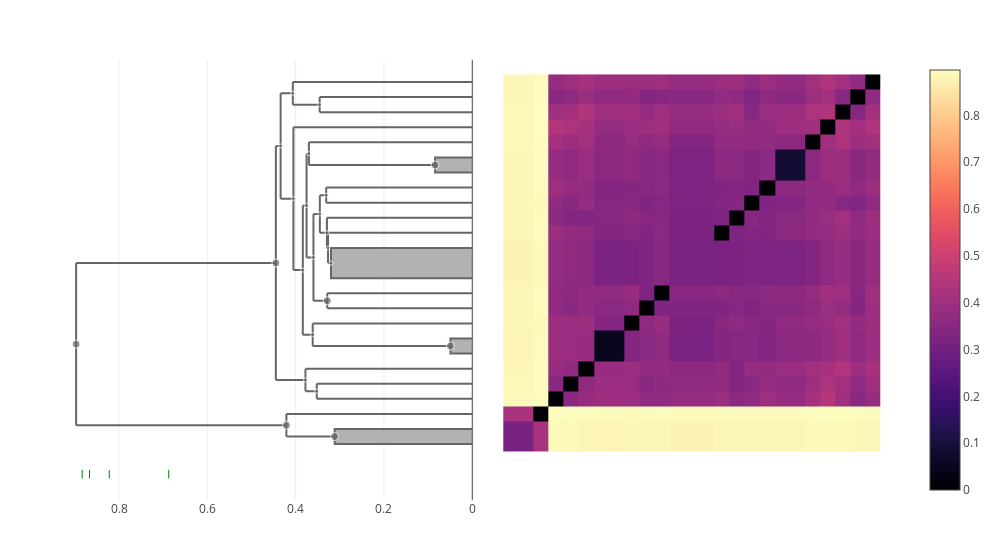

This figure's notebook cell:
### Markdown cell above
### harveyi

### Code cell
let taxon = "harveyi"
    trees[taxon] = cluster_annotate(cdata, taxon)
    plot(clustermap(cdata, trees[taxon]))
end

### Figure 1 — Plotly figure (JSON) as saved in the notebook; plotly's stock layout.template omitted (floating-point values rounded to 4 significant figures; data arrays with more than 128 entries replaced by an {"elided": "..."} marker saying what was removed)
{"data": [{"colorscale": {"elided": "256x2 mixed values"}, "type": "heatmap", "x": [0.5, 2.5, 3.5, 4.5, 5.5, 6.5, 8.5, 9.5, 10.5, 11.5, 14.5, 15.5, 16.5, 17.5, 18.5, 20.5, 21.5, 22.5, 23.5, 24.5, 25.5], "y": [0.5, 2.5, 3.5, 4.5, 5.5, 6.5, 8.5, 9.5, 10.5, 11.5, 14.5, 15.5, 16.5, 17.5, 18.5, 20.5, 21.5, 22.5, 23.5, 24.5, 25.5], "z": {"elided": "20x20 float values"}}, {"hoverinfo": "skip", "line": {"color": "#666666"}, "mode": "lines", "showlegend": false, "type": "scatter", "x": [0.3838, 0.3838, null, 0.3838, 0.3613, null, 0.3838, 0.3752, null], "xaxis": "x2", "y": [8.25, 16.81, null, 8.25, 8.25, null, 16.81, 16.81, null], "yaxis": "y"}, {"hoverinfo": "skip", "line": {"color": "#666666"}, "mode": "lines", "showlegend": false, "type": "scatter", "x": [0.421, 0.421, null, 0.421, 0.3115, null, 0.421, 0, null], "xaxis": "x2", "y": [1.5, 3, null, 1.5, 1.5, null, 3, 3, null], "yaxis": "y"}, {"fill": "toself", "hoverinfo": "skip", "line": {"color": "#666666"}, "mode": "lines", "showlegend": false, "type": "scatter", "x": [0, 0.0842, 0.0842, 0], "xaxis": "x2", "y": [19, 19, 20, 20], "yaxis": "y"}, {"hoverinfo": "skip", "line": {"color": "#666666"}, "mode": "lines", "showlegend": false, "type": "scatter", "x": [0.3456, 0.3456, null, 0.3456, 0, null, 0.3456, 0, null], "xaxis": "x2", "y": [23, 24, null, 23, 23, null, 24, 24, null], "yaxis": "y"}, {"hoverinfo": "skip", "line": {"color": "#666666"}, "mode": "lines", "showlegend": false, "type": "scatter", "x": [0.3452, 0.3452, null, 0.3452, 0.3292, null, 0.3452, 0.3308, null], "xaxis": "x2", "y": [15, 17.5, null, 15, 15, null, 17.5, 17.5, null], "yaxis": "y"}, {"hoverinfo": "skip", "line": {"color": "#666666"}, "mode": "lines", "showlegend": false, "type": "scatter", "x": [0.3778, 0.3778, null, 0.3778, 0.3522, null, 0.3778, 0, null], "xaxis": "x2", "y": [4.5, 6, null, 4.5, 4.5, null, 6, 6, null], "yaxis": "y"}, {"hoverinfo": "skip", "line": {"color": "#666666"}, "mode": "lines", "showlegend": false, "type": "scatter", "x": [0.3613, 0.3613, null, 0.3613, 0.04942, null, 0.3613, 0, null], "xaxis": "x2", "y": [7.5, 9, null, 7.5, 7.5, null, 9, 9, null], "yaxis": "y"}, {"hoverinfo": "skip", "line": {"color": "#666666"}, "mode": "lines", "showlegend": false, "type": "scatter", "x": [0.3266, 0.3266, null, 0.3266, 0.3199, null, 0.3266, 0, null], "xaxis": "x2", "y": [13, 15, null, 13, 13, null, 15, 15, null], "yaxis": "y"}, {"hoverinfo": "skip", "line": {"color": "#666666"}, "mode": "lines", "showlegend": false, "type": "scatter", "x": [0.3597, 0.3597, null, 0.3597, 0.3284, null, 0.3597, 0.3452, null], "xaxis": "x2", "y": [10.5, 16.25, null, 10.5, 10.5, null, 16.25, 16.25, null], "yaxis": "y"}, {"fill": "toself", "hoverinfo": "skip", "line": {"color": "#666666"}, "mode": "lines", "showlegend": false, "type": "scatter", "x": [0, 0.3199, 0.3199, 0], "xaxis": "x2", "y": [12, 12, 14, 14], "yaxis": "y"}, {"hoverinfo": "skip", "line": {"color": "#666666"}, "mode": "lines", "showlegend": false, "type": "scatter", "x": [0.434, 0.434, null, 0.434, 0.405, null, 0.434, 0.4064, null], "xaxis": "x2", "y": [17.27, 24.25, null, 17.27, 17.27, null, 24.25, 24.25, null], "yaxis": "y"}, {"hoverinfo": "skip", "line": {"color": "#666666"}, "mode": "lines", "showlegend": false, "type": "scatter", "x": [0.4064, 0.4064, null, 0.4064, 0.3456, null, 0.4064, 0, null], "xaxis": "x2", "y": [23.5, 25, null, 23.5, 23.5, null, 25, 25, null], "yaxis": "y"}, {"hoverinfo": "skip", "line": {"color": "#666666"}, "mode": "lines", "showlegend": false, "type": "scatter", "x": [0.37, 0.37, null, 0.37, 0.0842, null, 0.37, 0, null], "xaxis": "x2", "y": [19.5, 21, null, 19.5, 19.5, null, 21, 21, null], "yaxis": "y"}, {"hoverinfo": "skip", "line": {"color": "#666666"}, "mode": "lines", "showlegend": false, "type": "scatter", "x": [0.3292, 0.3292, null, 0.3292, 0.3266, null, 0.3292, 0, null], "xaxis": "x2", "y": [14, 16, null, 14, 14, null, 16, 16, null], "yaxis": "y"}, {"hoverinfo": "skip", "line": {"color": "#666666"}, "mode": "lines", "showlegend": false, "type": "scatter", "x": [0.8971, 0.8971, null, 0.8971, 0.421, null, 0.8971, 0.4448, null], "xaxis": "x2", "y": [2.25, 13.0, null, 2.25, 2.25, null, 13.0, 13.0, null], "yaxis": "y"}, {"hoverinfo": "skip", "line": {"color": "#666666"}, "mode": "lines", "showlegend": false, "type": "scatter", "x": [0.3308, 0.3308, null, 0.3308, 0, null, 0.3308, 0, null], "xaxis": "x2", "y": [17, 18, null, 17, 17, null, 18, 18, null], "yaxis": "y"}, {"hoverinfo": "skip", "line": {"color": "#666666"}, "mode": "lines", "showlegend": false, "type": "scatter", "x": [0.3752, 0.3752, null, 0.3752, 0.3597, null, 0.3752, 0.37, null], "xaxis": "x2", "y": [13.38, 20.25, null, 13.38, 13.38, null, 20.25, 20.25, null], "yaxis": "y"}, {"fill": "toself", "hoverinfo": "skip", "line": {"color": "#666666"}, "mode": "lines", "showlegend": false, "type": "scatter", "x": [0, 0.04942, 0.04942, 0], "xaxis": "x2", "y": [7, 7, 8, 8], "yaxis": "y"}, {"hoverinfo": "skip", "line": {"color": "#666666"}, "mode": "lines", "showlegend": false, "type": "scatter", "x": [0.405, 0.405, null, 0.405, 0.3838, null, 0.405, 0, null], "xaxis": "x2", "y": [12.53, 22, null, 12.53, 12.53, null, 22, 22, null], "yaxis": "y"}, {"hoverinfo": "skip", "line": {"color": "#666666"}, "mode": "lines", "showlegend": false, "type": "scatter", "x": [0.3284, 0.3284, null, 0.3284, 0, null, 0.3284, 0, null], "xaxis": "x2", "y": [10, 11, null, 10, 10, null, 11, 11, null], "yaxis": "y"}, {"hoverinfo": "skip", "line": {"color": "#666666"}, "mode": "lines", "showlegend": false, "type": "scatter", "x": [0.3522, 0.3522, null, 0.3522, 0, null, 0.3522, 0, null], "xaxis": "x2", "y": [4, 5, null, 4, 4, null, 5, 5, null], "yaxis": "y"}, {"hoverinfo": "skip", "line": {"color": "#666666"}, "mode": "lines", "showlegend": false, "type": "scatter", "x": [0.4448, 0.4448, null, 0.4448, 0.3778, null, 0.4448, 0.434, null], "xaxis": "x2", "y": [5.25, 20.76, null, 5.25, 5.25, null, 20.76, 20.76, null], "yaxis": "y"}, {"fill": "toself", "hoverinfo": "skip", "line": {"color": "#666666"}, "mode": "lines", "showlegend": false, "type": "scatter", "x": [0, 0.3115, 0.3115, 0], "xaxis": "x2", "y": [1, 1, 2, 2], "yaxis": "y"}, {"customdata": [[52, 24], [47, 17], [50, 3], [32, 2], [40, 2], [46, 3], [39, 9], [43, 3], [42, 11], [35, 6], [34, 5], [51, 21], [49, 3], [44, 3], [37, 7], [53, 27], [38, 2], [45, 14], [31, 2], [48, 18], [36, 2], [41, 2], [33, 2]], "hovertemplate": "ID: %{customdata[0]}<br>\nHeight: %{x:.3f}<br>\nGenome count: %{customdata[1]}\n<extra></extra>\n", "marker": {"color": "#666666", "size": [8, 4, 8, 8, 4, 4, 4, 4, 4, 4, 4, 4, 4, 4, 4, 8, 4, 4, 8, 4, 8, 4, 8]}, "mode": "markers", "showlegend": false, "type": "scatter", "x": [0.4448, 0.3838, 0.421, 0.0842, 0.3456, 0.3778, 0.3452, 0.3613, 0.3597, 0.3266, 0.3199, 0.434, 0.4064, 0.37, 0.3292, 0.8971, 0.3308, 0.3752, 0.04942, 0.405, 0.3284, 0.3522, 0.3115], "xaxis": "x2", "y": [13.0, 12.53, 2.25, 19.5, 23.5, 5.25, 16.25, 8.25, 13.38, 14, 13, 20.76, 24.25, 20.25, 15, 7.627, 17.5, 16.81, 7.5, 17.27, 10.5, 4.5, 1.5], "yaxis": "y"}, {"hovertemplate": "%{text} <br>\n%{x}\n<extra></extra>\n", "marker": {"color": "green", "line": {"color": "green", "width": 1}, "symbol": "line-ns"}, "mode": "markers", "text": ["hyugaensis", "owensii", "campbellii", "rotiferianus"], "type": "scatter", "x": [0.6874, 0.8221, 0.8667, 0.8834], "xaxis": "x2", "y": [-1, -1, -1, -1, -1]}], "layout": {"height": 550, "hovermode": "closest", "margin": {"b": 50, "l": 50, "r": 50, "t": 60}, "showlegend": false, "width": 1000, "xaxis": {"autorange": true, "domain": [0.505, 1], "range": [-0.9952, 27.0], "scaleanchor": "y", "type": "linear", "visible": false}, "xaxis2": {"autorange": true, "domain": [0, 0.495], "range": [0.9563, 0], "rangemode": "nonnegative", "showspikes": true, "spikedash": "solid", "spikemode": "across", "spikethickness": 1, "type": "linear"}, "yaxis": {"autorange": true, "domain": [0, 1], "range": [-2.707, 26.46], "scaleanchor": "x", "type": "linear", "visible": false}}}
